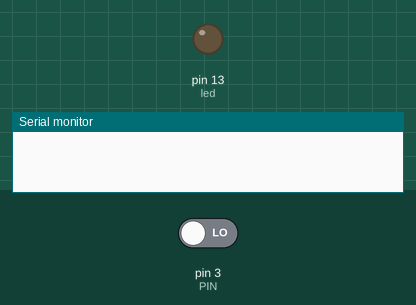
Bench run of a sketch on a simulated Arduino Leonardo, built with avr-gcc and run on an emulated ATmega32U4. Parts: output pins drawn as LEDs (lit = HIGH), the last lines printed to the serial monitor. The test bench sets the inputs (shaded band); at power-on: pin 3 (PIN) LOW.

Above: at 2.2 s.
2.3 s: pin 3 (PIN) driven HIGH
At 3.4 s:
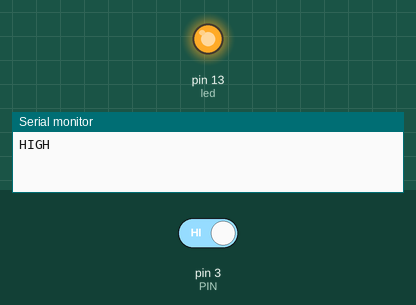
3.8 s: pin 3 (PIN) driven LOW
At 4.6 s:
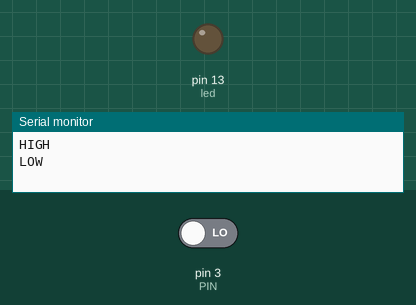
Timing chart, 0 to 6.8 s (numbered marks = the images above; inputs shaded):
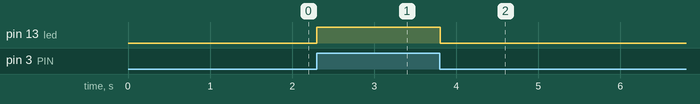

The sketch:

receiver_arduino.ino
```cpp
//reciever - arduino DUE listens for digital pin trigger from sender arduino; upon receiving, it sends a trigger out as a keyboard to a connected PC

#include "Keyboard.h" //keyboard HID library for DUE to simulate keyboard outputs over USB

#define PIN 3 //define input pin on the DUE
int led = 13; //specify DUE onboard LED pin number ("13") for communication monitoring with sender
uint8_t prevState = LOW;

void setup() {
  Serial.begin(9600);
  delay(1000);

  // ~~~uncomment for debugging
  //Serial.println();
  //Serial.println("Configuring PIN for INPUT");
  // ~~~

  pinMode(PIN, INPUT);
  pinMode(led, OUTPUT);

// ~~~for debugging, open notepad and print character to it
//  Keyboard.begin();
//  delay(2000);
//  Keyboard.press(KEY_LEFT_GUI);
//  Keyboard.press('r');
//  delay(100);
//  Keyboard.releaseAll();
//  delay(500);
//  Keyboard.print("notepad.exe");
//  Keyboard.press(KEY_RETURN);
//  delay(100);
//  Keyboard.releaseAll();
  //delay(2000);
// ~~~

}

void loop() {
  uint8_t state = digitalRead(PIN);
  if (prevState != state) {
    prevState = state;
    //Serial.print("PIN status: ");
    if (state == HIGH) {
      Serial.println("HIGH"); //print digital input trigger status to serial to indicate communication was received
      digitalWrite(led, HIGH); //flash LED on to indicate communication was received
      Keyboard.print("t");
    } else {
      Serial.println("LOW"); //print digital input trigger status to serial to indicate communication was received
      digitalWrite(led, LOW); //flash LED off to indicate communication was received
    }
  }
  delay(25);
}

// int led = 13;
// int incomingByte;

// void setup() {

//   Serial.begin(9600);

//   pinMode(3,INPUT)

//   pinMode(led, OUTPUT);
// }

// void loop() {

//   if (Serial.available() > 0) {
//     incomingByte = Serial.read();
//     if (incomingByte == 'H') {
//       digitalWrite(led, HIGH);
//     }
//     if (incomingByte == 'L') {
//       digitalWrite(led, LOW);
//     }
//   }
// }
```

Measured:
- after the input at 2.3 s, pin 13 (led): LOW → HIGH at once
- after the input at 3.8 s, pin 13 (led): HIGH → LOW at once
